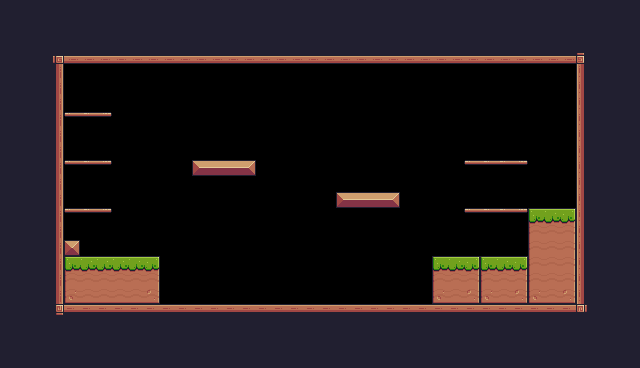

This game map was drawn from its Tiled (.tmx) file and the tilesets committed beside it. A one-line description and the full map source follow:
An orthogonal 40x23 tile map with 16x16 px tiles, 1 tile layer (Background) and 30 objects (11x Fruit, 5x Platform, 2x Saw, Player, Checkpoint).

<map version="1.10" tiledversion="1.11.0" orientation="orthogonal" renderorder="right-down" width="40" height="23" tilewidth="16" tileheight="16" infinite="0" nextlayerid="4" nextobjectid="77">
 <tileset firstgid="1" source="Pixel Adventure.tsx" />
 <layer id="1" name="Background" width="40" height="23">
  <properties>
   <property name="BackgroundColor" value="Gray" />
  </properties>
  <data encoding="csv">
24,24,24,24,24,24,24,24,24,24,24,24,24,24,24,24,24,24,24,24,24,24,24,24,24,24,24,24,24,24,24,24,24,24,24,24,24,24,24,24,
24,24,24,24,24,24,24,24,24,24,24,24,24,24,24,24,24,24,24,24,24,24,24,24,24,24,24,24,24,24,24,24,24,24,24,24,24,24,24,24,
24,24,24,24,24,24,24,24,24,24,24,24,24,24,24,24,24,24,24,24,24,24,24,24,24,24,24,24,24,24,24,24,24,24,24,24,24,24,24,24,
24,24,24,92,134,134,134,134,134,134,134,134,134,134,134,134,134,134,134,134,134,134,134,134,134,134,134,134,134,134,134,134,134,134,134,134,93,24,24,24,
24,24,24,113,0,0,0,0,0,0,0,0,0,0,0,0,0,0,0,0,0,0,0,0,0,0,0,0,0,0,0,0,0,0,0,0,111,24,24,24,
24,24,24,113,0,0,0,0,0,0,0,0,0,0,0,0,0,0,0,0,0,0,0,0,0,0,0,0,0,0,0,0,0,0,0,0,111,24,24,24,
24,24,24,113,0,0,0,0,0,0,0,0,0,0,0,0,0,0,0,0,0,0,0,0,0,0,0,0,0,0,0,0,0,0,0,0,111,24,24,24,
24,24,24,113,40,41,42,0,0,0,0,0,0,0,0,0,0,0,0,0,0,0,0,0,0,0,0,0,0,0,0,0,0,0,0,0,111,24,24,24,
24,24,24,113,0,0,0,0,0,0,0,0,0,0,0,0,0,0,0,0,0,0,0,0,0,0,0,0,0,0,0,0,0,0,0,0,111,24,24,24,
24,24,24,113,0,0,0,0,0,0,0,0,0,0,0,0,0,0,0,0,0,0,0,0,0,0,0,0,0,0,0,0,0,0,0,0,111,24,24,24,
24,24,24,113,40,41,42,0,0,0,0,0,13,14,14,15,0,0,0,0,0,0,0,0,0,0,0,0,0,40,41,41,42,0,0,0,111,24,24,24,
24,24,24,113,0,0,0,0,0,0,0,0,0,0,0,0,0,0,0,0,0,0,0,0,0,0,0,0,0,0,0,0,0,0,0,0,111,24,24,24,
24,24,24,113,0,0,0,0,0,0,0,0,0,0,0,0,0,0,0,0,0,13,14,14,15,0,0,0,0,0,0,0,0,0,0,0,111,24,24,24,
24,24,24,113,40,41,42,0,0,0,0,0,0,0,0,0,0,0,0,0,0,0,0,0,0,0,0,0,0,40,41,41,42,7,8,9,111,24,24,24,
24,24,24,113,0,0,0,0,0,0,0,0,0,0,0,0,0,0,0,0,0,0,0,0,0,0,0,0,0,0,0,0,0,29,30,31,111,112,24,24,
24,24,24,113,35,0,0,0,0,0,0,0,0,0,0,0,0,0,0,0,0,0,0,0,0,0,0,0,0,0,0,0,0,29,30,31,111,112,24,24,
24,24,24,113,7,8,8,8,8,9,0,0,0,0,0,0,0,0,0,0,0,0,0,0,0,0,0,7,8,9,7,8,9,29,30,31,111,112,24,24,
24,24,24,113,29,30,30,30,30,31,0,0,0,0,0,0,0,0,0,0,0,0,0,0,0,0,0,29,30,31,29,30,31,29,30,31,111,112,24,24,
24,24,24,113,51,52,52,52,52,53,0,0,0,0,0,0,0,0,0,0,0,0,0,0,0,0,0,51,52,53,51,52,53,51,52,53,111,112,24,24,
24,24,24,114,90,90,90,90,90,90,90,90,90,90,90,90,90,90,90,90,90,90,90,90,90,90,90,90,90,90,90,90,90,90,90,90,115,112,24,24,
24,112,112,112,112,112,112,112,24,24,24,24,24,24,24,24,24,24,24,24,24,24,24,24,24,24,24,24,24,24,24,24,24,24,24,24,24,112,24,24,
24,24,24,24,24,24,24,24,24,24,24,24,24,24,24,24,24,24,24,24,24,24,24,24,24,24,24,24,24,24,24,24,24,24,24,24,24,112,24,24,
24,24,24,24,24,24,24,24,24,24,24,24,24,24,24,24,24,24,24,24,24,24,24,24,24,24,24,24,24,24,24,24,24,24,24,24,24,24,24,24
</data>
 </layer>
 <objectgroup id="2" name="Spawnpoints">
  <object id="5" name="Player" type="Player" x="128" y="224" width="32" height="32" />
  <object id="62" name="Bananas" type="Fruit" x="80" y="80" width="32" height="32" />
  <object id="63" name="Orange" type="Fruit" x="80" y="128" width="32" height="32" />
  <object id="64" name="Apple" type="Fruit" x="80" y="176" width="32" height="32" />
  <object id="65" name="Cherries" type="Fruit" x="208" y="96" width="32" height="32" />
  <object id="66" name="Cherries" type="Fruit" x="192" y="128" width="32" height="32" />
  <object id="67" name="Cherries" type="Fruit" x="224" y="128" width="32" height="32" />
  <object id="68" name="Cherries" type="Fruit" x="352" y="128" width="32" height="32" />
  <object id="69" name="Cherries" type="Fruit" x="336" y="160" width="32" height="32" />
  <object id="70" name="Cherries" type="Fruit" x="368" y="160" width="32" height="32" />
  <object id="71" name="Kiwi" type="Fruit" x="480" y="128" width="32" height="32" />
  <object id="72" name="Kiwi" type="Fruit" x="480" y="176" width="32" height="32" />
  <object id="73" type="Saw" x="288" y="288" width="32" height="32">
   <properties>
    <property name="isVertical" type="bool" value="false" />
    <property name="offNeg" type="float" value="8" />
    <property name="offPos" type="float" value="7" />
   </properties>
  </object>
  <object id="74" type="Saw" x="288" y="128" width="32" height="32">
   <properties>
    <property name="isVertical" type="bool" value="true" />
    <property name="offNeg" type="float" value="4" />
    <property name="offPos" type="float" value="3" />
   </properties>
  </object>
  <object id="75" type="Checkpoint" x="512" y="144" width="64" height="64" />
 </objectgroup>
 <objectgroup id="3" name="Collisions">
  <object id="26" x="48" y="64" width="16" height="256" />
  <object id="28" x="64" y="304" width="528" height="16" />
  <object id="34" x="576" y="48" width="16" height="256" />
  <object id="39" x="48" y="48" width="528" height="16" />
  <object id="40" x="192" y="160" width="64" height="16" />
  <object id="41" x="336" y="192" width="64" height="16" />
  <object id="43" x="64" y="240" width="16" height="16" />
  <object id="45" x="64" y="256" width="96" height="48" />
  <object id="46" x="432" y="256" width="96" height="48" />
  <object id="47" type="Platform" x="464" y="208" width="64" height="16" />
  <object id="53" type="Platform" x="464" y="160" width="64" height="16" />
  <object id="54" type="Platform" x="64" y="208" width="48" height="16" />
  <object id="56" type="Platform" x="64" y="160" width="48" height="16" />
  <object id="60" type="Platform" x="64" y="112" width="48" height="16" />
  <object id="76" x="528" y="208" width="48" height="96" />
 </objectgroup>
</map>
